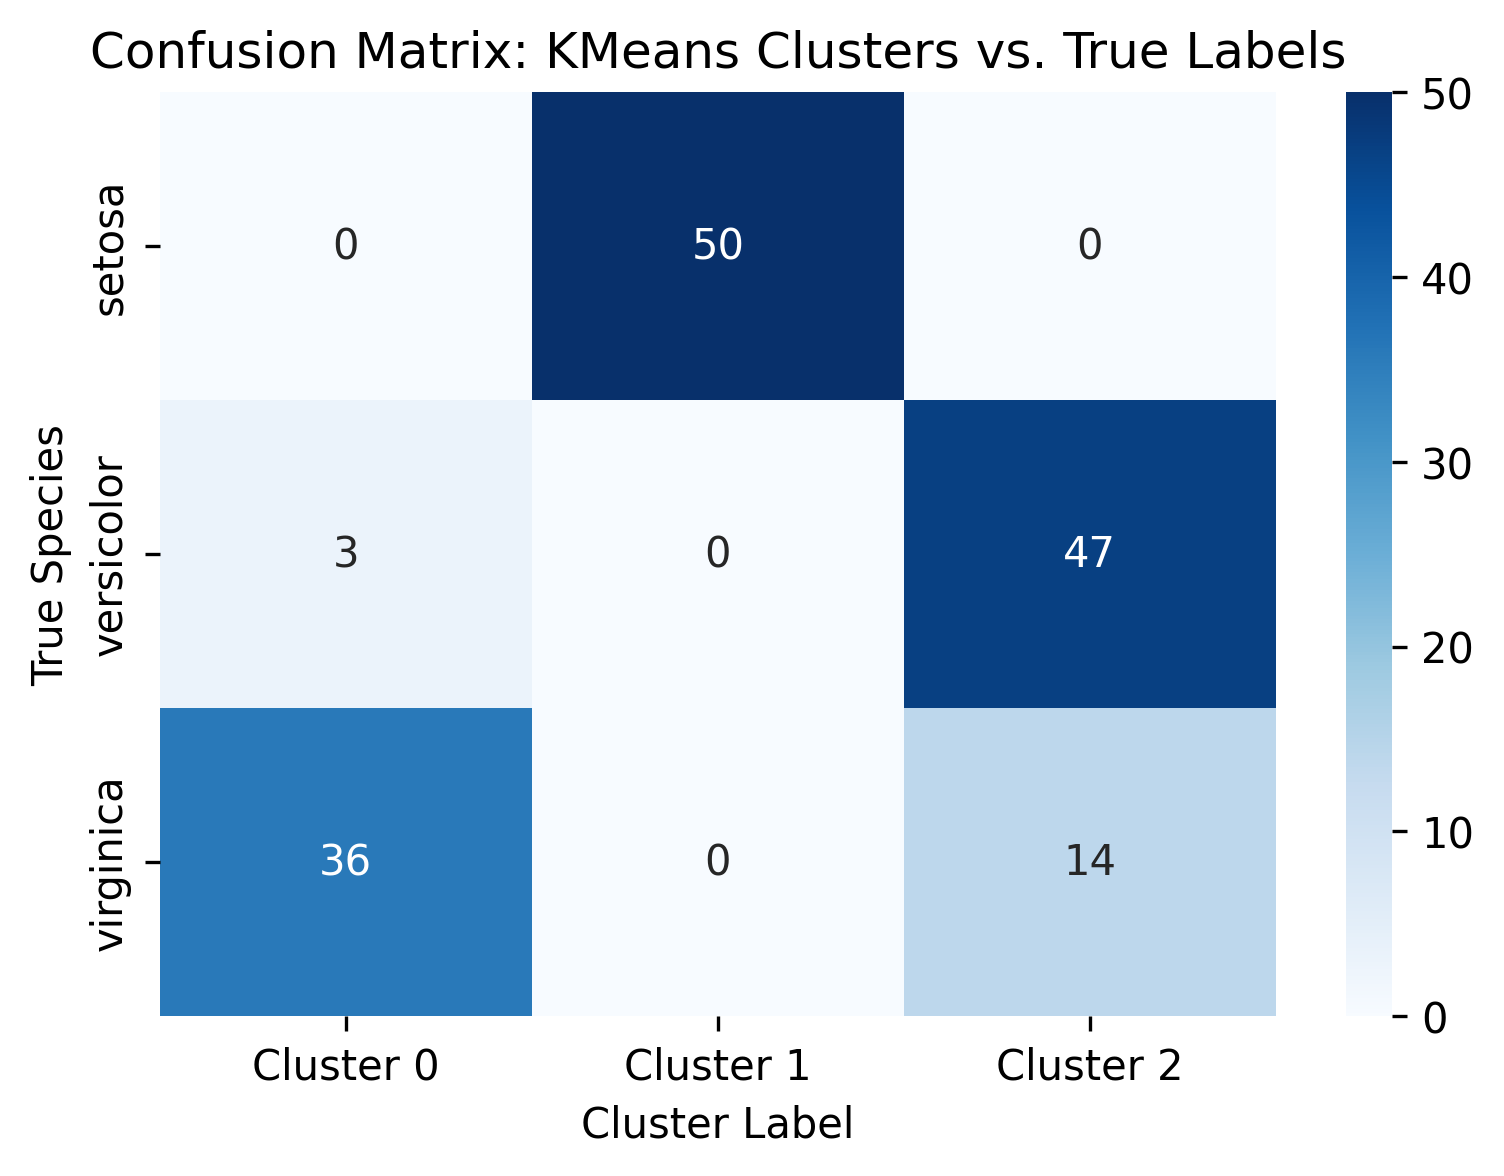

The script that saved this image:
import pandas as pd
from sklearn.datasets import load_iris
from sklearn.cluster import KMeans
from sklearn.metrics import confusion_matrix
import seaborn as sns
import matplotlib.pyplot as plt

# Load the Iris dataset
iris = load_iris()
X = pd.DataFrame(iris.data, columns=iris.feature_names)
y_true = iris.target  # Actual species: 0 = setosa, 1 = versicolor, 2 = virginica

# Fit KMeans
kmeans = KMeans(n_clusters=3, random_state=42)
y_clusters = kmeans.fit_predict(X)

# Create a confusion matrix to compare
conf_matrix = confusion_matrix(y_true, y_clusters)

# Plot confusion matrix
plt.figure(figsize=(6, 4))
sns.heatmap(conf_matrix, annot=True, fmt='d', cmap='Blues',
            xticklabels=['Cluster 0', 'Cluster 1', 'Cluster 2'],
            yticklabels=iris.target_names)
plt.xlabel('Cluster Label')
plt.ylabel('True Species')
plt.title('Confusion Matrix: KMeans Clusters vs. True Labels')
plt.savefig("Confusion_Matrix.png", bbox_inches='tight', dpi=300)
plt.show()
